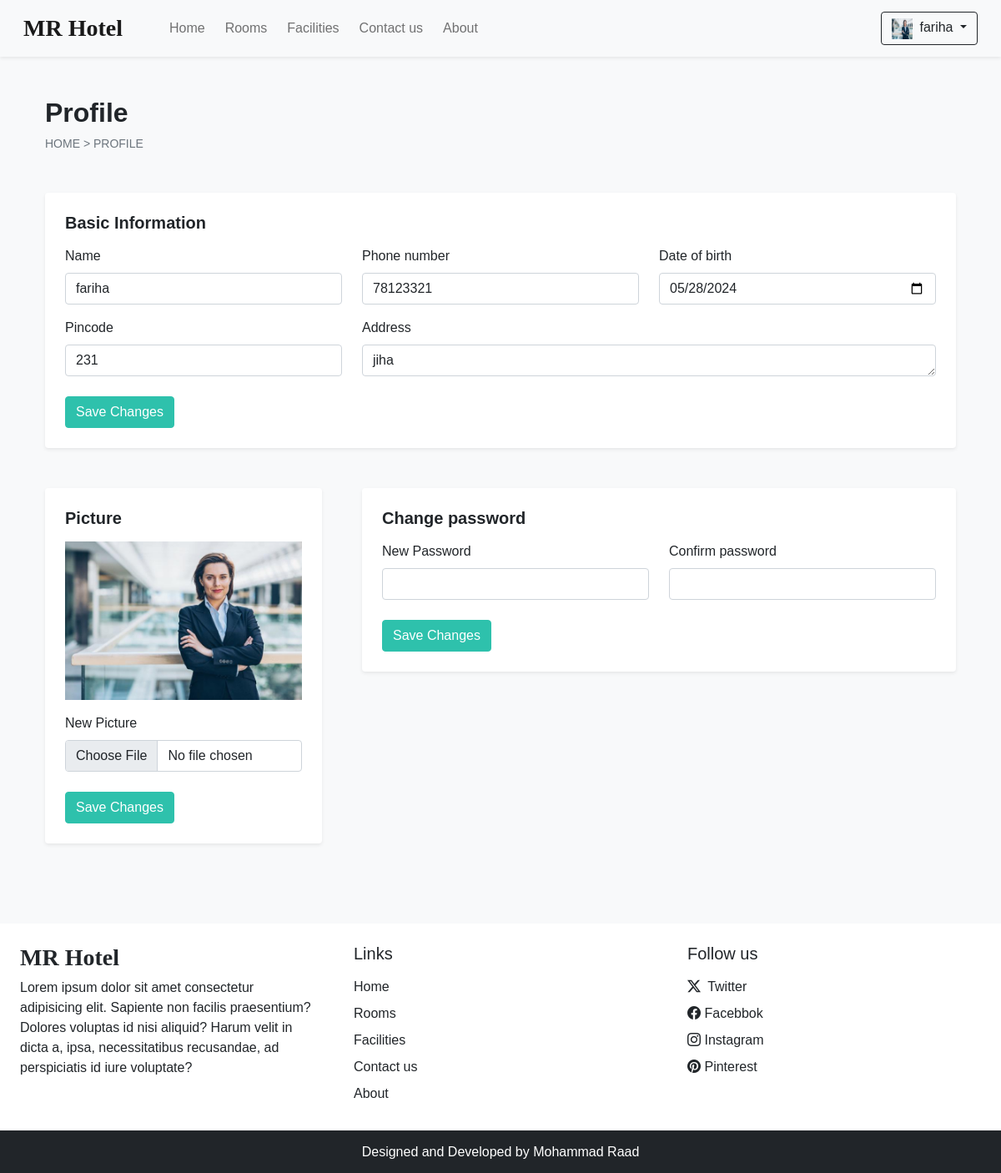
Screenshot of /profile.php (signed in) with the database file from the repository.
### tables this page shows
CREATE TABLE `settings` (
  `sr_no` int(11) NOT NULL,
  `site_title` varchar(50) NOT NULL,
  `site_about` varchar(250) NOT NULL,
  `shutdown` tinyint(1) NOT NULL
);

CREATE TABLE `user_cred` (
  `id` int(11) NOT NULL,
  `name` varchar(100) NOT NULL,
  `email` varchar(150) NOT NULL,
  `address` varchar(120) NOT NULL,
  `phonenum` varchar(100) NOT NULL,
  `pincode` int(11) NOT NULL,
  `dob` date NOT NULL,
  `profile` varchar(100) NOT NULL,
  `password` varchar(200) NOT NULL,
  `is_verified` int(11) NOT NULL DEFAULT 0,
  `token` varchar(200) DEFAULT NULL,
  `t_expire` date DEFAULT NULL,
  `status` int(11) NOT NULL DEFAULT 1,
  `datentime` datetime NOT NULL DEFAULT current_timestamp()
);

### admin/inc/config.php (called while the page is built, shortened)
<?php
 function select($sql,$values,$datatypes){
 $con = $GLOBALS['con'];
 if($stmt = mysqli_prepare($con,$sql)){
 mysqli_stmt_bind_param($stmt,$datatypes,...$values);
 if(mysqli_stmt_execute($stmt)){
  $res=mysqli_stmt_get_result($stmt);
  return $res;
 }
 else{
  mysqli_stmt_close($stmt);
  die("Query cannot be executed - Select");
 }
}
 else{
  die("Query cannot be prepared - Select");
 }
 }
?>

### profile.php (the view, shortened to what this page needs)
<!DOCTYPE html>
<html lang="en">
<head>
    <link rel="stylesheet" href="https://cdn.jsdelivr.net/npm/swiper@11/swiper-bundle.min.css"/>
    <?php include('inc/links.php')?>
  </head>
<body class="bg-light">
<?php
 include("inc/header.php");
$u_exist = select("SELECT * from `user_cred` WHERE `id`=? LIMIT 1",[$_SESSION['uId']],'s');
$u_fetch = mysqli_fetch_assoc($u_exist);
?>
<div class="container">
<div class="row">
<div class="col-12 my-5  px-4">
<h2 class="fw-bold ">Profile</h2>
<div style="font-size: 14px;">
<a href="index.php" class="text-secondary text-decoration-none">HOME</a>
<span class="text-secondary"> > </span>
<a href="#" class="text-secondary text-decoration-none">PROFILE</a>
</div>
</div>
<div class="col-12 mb-5  px-4">
<div class="bg-white p-3 p-md-4 rounded shadow-sm">
<form id="info-form">
<h5 class="mb-3 fw-bold">Basic Information</h5>
<div class="row">
<div class="col-md-4 mb-3">
<label class="form-label">Name</label>
<input type="text" name="name" class="form-control shadow-none"  value="<?php echo $u_fetch['name']?>"      required>
</div>
<div class="col-md-4 mb-3">
<label class="form-label">Phone number</label>
<input type="number" name="phonenum" class="form-control shadow-none" value="<?php echo $u_fetch['phonenum']?>" required>
</div>
<div class="col-md-4 mb-3">
<label class="form-label">Date of birth</label>
<input type="date" name="dob" class="form-control shadow-none" value="<?php echo $u_fetch['dob']?>"  required>
</div>
<div class="col-md-4 mb-3">
<label class="form-label">Pincode</label>
<input type="number" name="pincode" class="form-control shadow-none" value="<?php echo $u_fetch['pincode']?>" required>
</div>
<div class="col-md-8 mb-4">
<label class="form-label">Address</label>
<textarea name="address" class="form-control shadow-none" rows="1"  required><?php echo $u_fetch['address']?></textarea>
</div>
</div>
<button class="btn text-white custom-bg shadow-none" type="submit" >Save Changes</button>
</form>
</div>
</div>
<div class="col-md-4 mb-5  px-4">
<div class="bg-white p-3 p-md-4 rounded shadow-sm">
<form id="profile-form">
<h5 class="mb-3 fw-bold">Picture</h5>
<img src="<?php echo USERS_IMG_PATH.$u_fetch['profile'] ?>" class=" img-fluid mb-3">
<label class="form-label">New Picture</label>
<input type="file" name="profile" accept=".jpg, .png, .jpeg" class="mb-4 form-control shadow-none" required>
<button class="btn text-white custom-bg shadow-none" type="submit" >Save Changes</button>
</form>
</div>
</div>
<div class="col-md-8 mb-5  px-4">
<div class="bg-white p-3 p-md-4 rounded shadow-sm">
<form id="pass-form">
<h5 class="mb-3 fw-bold">Change password</h5>
<div class="row">
<div class="col-md-6 mb-3">
<label class="form-label">New Password</label>
<input type="password" name="new_pass" class="form-control shadow-none" required>
</div>
<div class="col-md-6 mb-4">
<label class="form-label">Confirm password</label>
<input type="password" name="confirm_pass" class="form-control shadow-none" required>
</div>
</div>
<button class="btn text-white custom-bg shadow-none" type="submit" >Save Changes</button>
</form>
</div>
</div>
</div>
</div>
<?php include("inc/footer.php") ?>
</body>
</html>

### inc/header.php (shortened to what this page needs)
<nav id="nav-bar" class="navbar navbar-expand-lg navbar-light bg-light px-lg-3 py-lg-2 shadow-sm sticky-top">
  <div class="container-fluid">
    <a class="navbar-brand me-5 fw-bold fs-3 h-font" href="index.php"><?php echo $settings_r['site_title']?></a>
    <div class="collapse navbar-collapse" id="navbarSupportedContent">
      <ul class="navbar-nav me-auto mb-2 mb-lg-0">
        <li class="nav-item">
          <a class="nav-link  me-2"  href="index.php">Home</a>
        </li>
        <li class="nav-item">
          <a class="nav-link me-2 " href="rooms.php">Rooms</a>
        </li>
        <li class="nav-item">
          <a class="nav-link me-2" href="facilities.php">Facilities</a>
        </li>
        <li class="nav-item">
          <a class="nav-link me-2" href="contact.php">Contact us</a>
        </li>
        <li class="nav-item">
          <a class="nav-link me-2" href="about.php">About</a>
        </li>
  </ul>
<div class="d-flex">
<?php
if (isset($_SESSION['login']) && $_SESSION['login'] == true) {
   $path = USERS_IMG_PATH;
  echo <<<data
  <div class="btn-group">
      <button type="button" class="btn btn-outline-dark shadow-none dropdown-toggle" data-bs-toggle="dropdown" data-bs-display="static" aria-expanded="false">
          <img src="{$path}{$_SESSION['uPic']}" style="width:25px;height:25px;" class="me-1">
          {$_SESSION['uName']}
      </button>
      <ul class="dropdown-menu dropdown-menu-lg-end">
          <li><a class="dropdown-item" href="profile.php">Profile</a></li>
          <li><a class="dropdown-item" href="bookings.php">Bookings</a></li>
          <li><a class="dropdown-item" href="logout.php">Logout</a></li>
      </ul>
  </div>
data;
}
?>
  </div>
  </div>
  </div>
</nav>

### inc/footer.php (shortened to what this page needs)
  <div class="container-fluid bg-white mt-5">
<div class="row">
  <div class="col-lg-4 p-4">
<h3 class="h-font fw-bold fs-3 mb-2"><?php echo $settings_r['site_title'] ?></h3>
<p>
 <?php echo $settings_r['site_about'] ?>
</p>
  </div>
  <div class="col-lg-4 p-4">
 <h5 class="mb-3">Links</h5>
 <a href="index.php" class="d-inline-block mb-2 text-dark text-decoration-none">Home</a> <br>
 <a href="rooms.php" class="d-inline-block mb-2 text-dark text-decoration-none">Rooms</a> <br>
 <a href="facilities.php" class="d-inline-block mb-2 text-dark text-decoration-none">Facilities</a> <br>
 <a href="contact.php" class="d-inline-block mb-2 text-dark text-decoration-none">Contact us</a> <br>
 <a href="about.php" class="d-inline-block mb-2 text-dark text-decoration-none">About</a> <br>
  </div>
  <div class="col-lg-4 p-4">
 <h5 class="mb-3">Follow us </h5>
 <?php
if ($contact_r['tw'] != '') {
    echo <<<data
    <a href="{$contact_r['tw']}" class="d-inline-block mb-2 text-dark text-decoration-none">
        <i class="bi bi-twitter-x me-1"></i> Twitter
    </a>
    <br>
data;
}
?>
<a href="<?php echo $contact_r['fb']?>" class="d-inline-block mb-2 text-dark text-decoration-none">
<i class="bi bi-facebook"></i>  Facebbok
</a>
<br>
<a href="<?php echo $contact_r['insta']?>" class="d-inline-block mb-2  text-dark text-decoration-none">
<i class="bi bi-instagram"></i>    Instagram
</a>
<br>
<a href="https://www.pinterest.com/" class="d-inline-block text-dark text-decoration-none">
<i class="bi bi-pinterest"></i>  Pinterest
</a>
  </div>
</div>
</div>
<h6 class="text-center bg-dark text-white p-3 m-0">Designed and Developed by Mohammad Raad</h6>

### css/common.css (style rules this page uses)
:root { --teal:#2ec1ac; --teal_hover:#279eBc; }
* { font-family: 'Poppins',sans-serif; }
.h-font { font-family:'Merienda' , cursive; }
input[type=number] { -moz-appearance: textfield; }
.custom-bg { background-color:var(--teal); border: 1px solid var(--teal); }

### rows the page displays
settings: site_title "MR Hotel", site_about "Lorem ipsum dolor sit amet consectetur adipisicing elit. Sapiente non facilis praesentium? Dolores voluptas id nisi aliquid? Harum velit in dicta a, ipsa, necessitatibus recusandae, ad perspiciatis id iure voluptate?"
user_cred: name "fariha", phonenum "78123321", dob "05/28/2024", pincode "231", address "jiha", profile (picture)

### other values shown
$_SESSION['uName'] "fariha"
